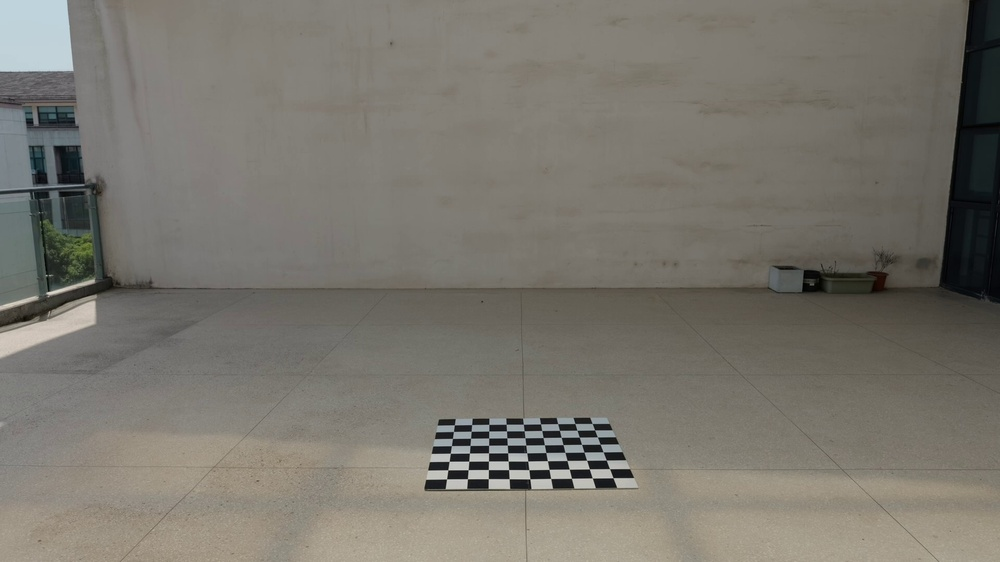
#> input picture img/test1.jpg, 1000 x 562 px, shrunk from 1920 x 1080 before the run
$ python 2bev.py
#> lines starting #> are read from the running program, lines starting #| are printed output that depends on the picture
#> further down, img is the input picture: shape (562, 1000, 3); mean B, G, R 109.4, 117.9, 121.2
#| 成功加载图片，尺寸: (562, 1000, 3)
# 读取图片
import cv2
import numpy as np
import os

import numpy as np
import cv2

def get_bev(img, K, T, bev_res=0.001, bev_x_range=(-1.5, 1.5), bev_y_range=(1.2, 2.5)):
    """
    根据相机内参 K 和外参 T，从图像生成鸟瞰图。

    参数:
    - img: 原始图像 (H x W x 3)
    - K: 相机内参 (3x3)
    - T: 相机外参 (4x4)，表示从世界坐标到相机坐标的变换矩阵
    - bev_res: BEV图像分辨率（米/像素）
    - bev_x_range: 前后方向范围（单位：米）
    - bev_y_range: 左右方向范围（单位：米）

    返回:
    - bev_img: 鸟瞰图（BEV图像）
    """
#> called with K = array of shape (3, 3), T = array of shape (4, 4), bev_res = 0.001, bev_x_range = (-1.5, 1.5), bev_y_range = (1.2, 2.5)
    # 生成BEV图像网格
    x_min, x_max = bev_x_range
    y_min, y_max = bev_y_range
    xs = np.arange(x_min, x_max, bev_res)
    ys = np.arange(y_min, y_max, bev_res)
    xs, ys = np.meshgrid(xs, ys)
    zs = np.zeros_like(xs)

    # 拼接为形状(N, 3) 的世界坐标点 (Z=0)
    world_points = np.stack([xs, ys, zs], axis=-1).reshape(-1, 3)  # (N, 3)
    world_points_h = np.concatenate([world_points, np.ones((world_points.shape[0], 1))], axis=1)  # (N, 4)

    # 世界坐标转相机坐标
    cam_points_h = (T @ world_points_h.T).T  # (N, 4)
    cam_points = cam_points_h[:, :3]

    # 过滤掉Z <= 0的点（在相机后方）
    mask = cam_points[:, 2] > 0
    cam_points = cam_points[mask]

    # 相机坐标投影到像素坐标
    pixels = (K @ cam_points.T).T  # (N, 3)
    pixels = pixels[:, :2] / pixels[:, 2:3]  # 像素坐标 (x/z, y/z)

    # 过滤出图像内的像素
    h, w = img.shape[:2]
#> h = 562; w = 1000
    x_pix = pixels[:, 0]
    y_pix = pixels[:, 1]
    in_img = (x_pix >= 0) & (x_pix < w) & (y_pix >= 0) & (y_pix < h)

    pixels = pixels[in_img]
    world_points_valid = world_points[mask][in_img]

    # 把图像上的颜色采样过来
    sampled_colors = img[y_pix[in_img].astype(np.int32), x_pix[in_img].astype(np.int32)]

    # 创建BEV图像并填入颜色
    bev_h = int((y_max - y_min) / bev_res)
    bev_w = int((x_max - x_min) / bev_res)
    bev_img = np.zeros((bev_h, bev_w, 3), dtype=np.uint8)

    # 映射 world_points_valid 到 bev 图像像素坐标
    u = ((world_points_valid[:, 0] - x_min) / bev_res).astype(np.int32)
    v = ((world_points_valid[:, 1] - y_min) / bev_res).astype(np.int32)

    # 因为图像坐标系是从上到下，所以我们需要上下翻转y轴
    v = bev_h - 1 - v

    valid_mask = (u >= 0) & (u < bev_w) & (v >= 0) & (v < bev_h)
    bev_img[v[valid_mask], u[valid_mask]] = sampled_colors[valid_mask]
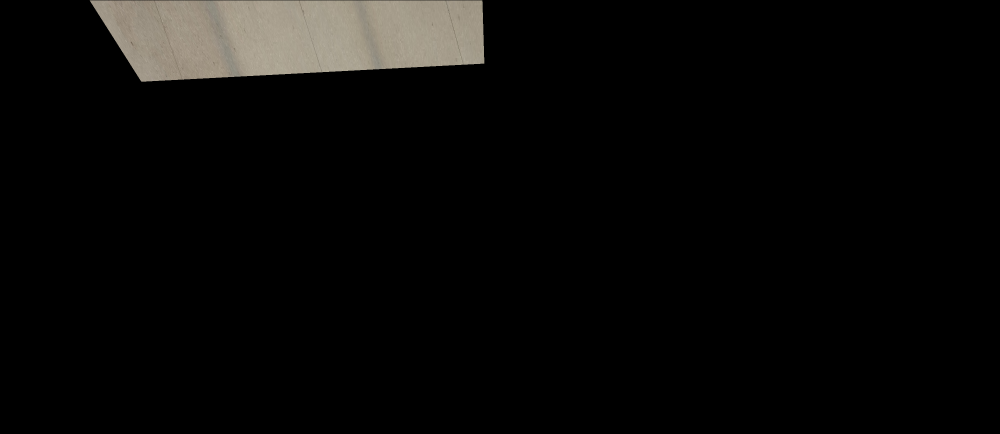
#> bev_img: shape (1300, 3000, 3) (shown at 1/3 size); mean of channels 0, 1, 2 8.5, 9.5, 10.1; drawn as B, G, R

    return bev_img


if __name__ == "__main__":
    # 检查图片文件
    img_path = 'img/test1.jpg'

    if not os.path.exists(img_path):
        print(f"错误: 图片文件 '{img_path}' 不存在")
        print("当前工作目录:", os.getcwd())
        exit(1)

    img = cv2.imread(img_path)

    if img is None:
        print(f"错误: 无法读取图片文件 '{img_path}'")
        exit(1)

    print(f"成功加载图片，尺寸: {img.shape}")

    # 相机内参矩阵
    K = np.array([
        [1672.20958685379, 0, 967.185727369945],
        [0, 1677.94918818452, 531.923779475263],
        [0, 0, 1]
    ])

    # 外参变换矩阵 (相机到世界坐标系的变换)
    T = np.array([
        [0.998786310536022, 0.0492481623782281, 0.000724146538345100, -0.0334929733014370],
        [0.00965195661778823, -0.181288572393349, -0.983382577257208, 0.450112772104900],
        [-0.0482985053525433, 0.982196045615105, -0.181543885489876, 0.455995433493428],
        [0, 0, 0, 1]
    ])

    # 平移地面高度
    T[2][3] = T[2][3] - 1

    print("开始生成鸟瞰图...")
    bev = get_bev(img, K, T)

    # 确保输出目录存在
    os.makedirs('img', exist_ok=True)

    # [6 lines of commented-out code are left out]
    output_path = 'img_output/test1_bev.png'
    cv2.imwrite(output_path, bev)
    print(f"鸟瞰图已保存到: {output_path}")
